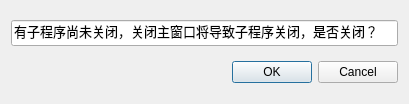
<?xml version="1.0" encoding="UTF-8"?>
<ui version="4.0">
 <class>Dialog</class>
 <widget class="QDialog" name="Dialog">
  <property name="geometry">
   <rect>
    <x>0</x>
    <y>0</y>
    <width>409</width>
    <height>104</height>
   </rect>
  </property>
  <property name="windowTitle">
   <string>Dialog</string>
  </property>
  <layout class="QVBoxLayout" name="verticalLayout">
   <item>
    <widget class="QLineEdit" name="lineEdit">
     <property name="font">
      <font>
       <family>微软雅黑</family>
       <pointsize>10</pointsize>
      </font>
     </property>
     <property name="text">
      <string>有子程序尚未关闭，关闭主窗口将导致子程序关闭，是否关闭？</string>
     </property>
     <property name="readOnly">
      <bool>true</bool>
     </property>
    </widget>
   </item>
   <item>
    <widget class="QDialogButtonBox" name="buttonBox">
     <property name="font">
      <font>
       <pointsize>9</pointsize>
      </font>
     </property>
     <property name="orientation">
      <enum>Qt::Horizontal</enum>
     </property>
     <property name="standardButtons">
      <set>QDialogButtonBox::Cancel|QDialogButtonBox::Ok</set>
     </property>
    </widget>
   </item>
  </layout>
 </widget>
 <resources/>
 <connections>
  <connection>
   <sender>buttonBox</sender>
   <signal>accepted()</signal>
   <receiver>Dialog</receiver>
   <slot>accept()</slot>
   <hints>
    <hint type="sourcelabel">
     <x>248</x>
     <y>254</y>
    </hint>
    <hint type="destinationlabel">
     <x>157</x>
     <y>274</y>
    </hint>
   </hints>
  </connection>
  <connection>
   <sender>buttonBox</sender>
   <signal>rejected()</signal>
   <receiver>Dialog</receiver>
   <slot>reject()</slot>
   <hints>
    <hint type="sourcelabel">
     <x>316</x>
     <y>260</y>
    </hint>
    <hint type="destinationlabel">
     <x>286</x>
     <y>274</y>
    </hint>
   </hints>
  </connection>
 </connections>
</ui>
